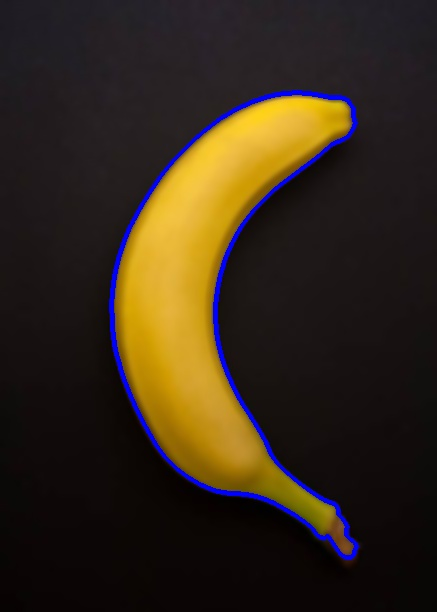
#> input picture f1.jpg, 437 x 612 px
$ python -i 'import numpy as np.py'   (imports and definitions only)
#> lines starting #> are read from the running program, lines starting #| are printed output that depends on the picture; after the words box and inside, x2 and y2 are one past the last pixel; in counts of white or black regions, pixels touching at a corner belong together
#> further down, picture is the input picture: shape (612, 437, 3); mean B, G, R 25.8, 40.6, 52.4
import numpy as np
from PIL import ImageGrab
import cv2


def process_image4(original_image):  # Douglas-peucker approximation
    # Convert to black and white threshold map
    gray = cv2.cvtColor(original_image, cv2.COLOR_BGR2GRAY)
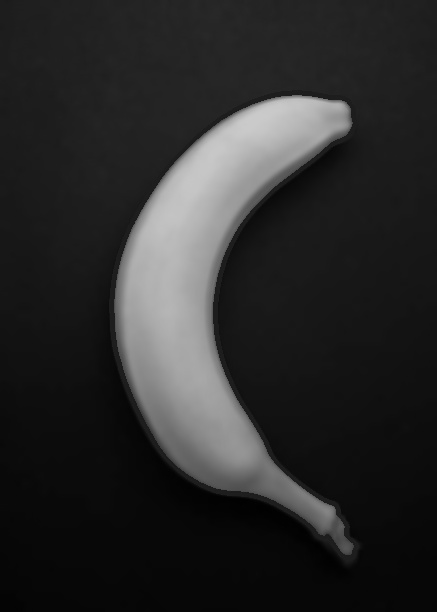
#> gray: shape (612, 437); min 0, max 203, mean 42.5
    gray = cv2.GaussianBlur(gray, (5, 5), 0)
    (thresh, bw) = cv2.threshold(gray, 128, 255, cv2.THRESH_BINARY + cv2.THRESH_OTSU)
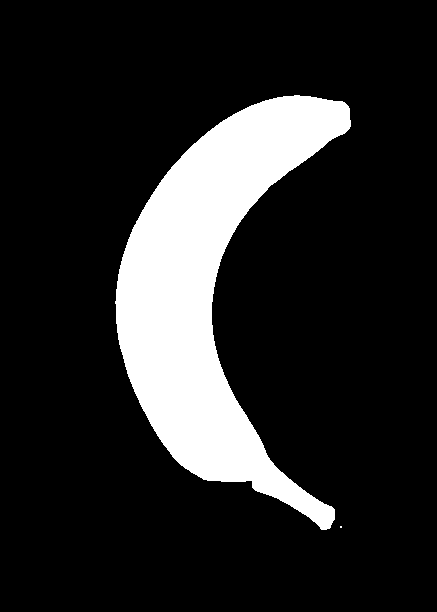
#> bw: shape (612, 437); 15.6% white; 2 white regions (1 under 20 px), largest, box (x1, y1, x2, y2) and area: (115, 95, 351, 530) 41691
#> thresh = 88

    # Convert bw image back to colored so that red, green and blue contour lines are visible, draw contours
    modified_image = cv2.cvtColor(bw, cv2.COLOR_GRAY2BGR)
#> modified_image: shape (612, 437, 3); 15.6% white; 2 white regions (1 under 20 px)
    contours, hierarchy = cv2.findContours(bw, cv2.RETR_TREE, cv2.CHAIN_APPROX_SIMPLE)
#> contours = 2 contours, 1 with area under 20; largest, box (x1, y1, x2, y2) and area: (115, 95, 351, 530) 41144
    cv2.drawContours(modified_image, contours, -1, (255, 0, 0), 3)
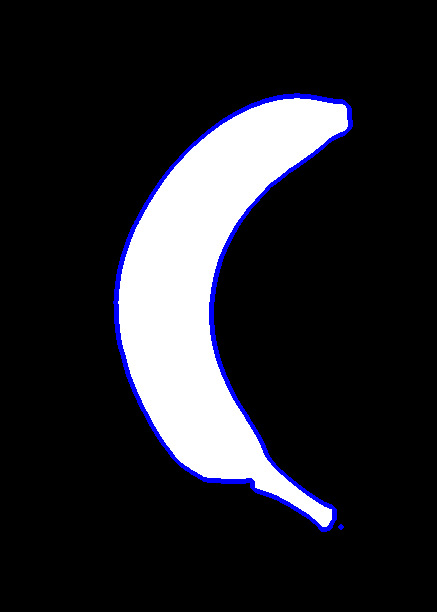
#> modified_image: shape (612, 437, 3); mean B, G, R 41.9, 36.6, 36.6

    # Contour approximation
    try:  # Just to be sure it doesn't crash while testing!
        for cnt in contours:
            epsilon = 0.005 * cv2.arcLength(cnt, True)
            approx = cv2.approxPolyDP(cnt, epsilon, True)
#> this loop made 2 passes
#> (epsilon, approx) on pass 1: (0.02, [[340, 526], [340, 527], [341, 527], [341, 526]])
#> epsilon on pass 2: 6.48
            # cv2.drawContours(modified_image, [approx], -1, (0, 0, 255), 3)
    except:
        pass
    return modified_image


def screen_record():
    while(True):
        screen = np.array(ImageGrab.grab(bbox=(100, 240, 750, 600)))
        image = process_image4(screen)
        cv2.imshow('window', image)
        if cv2.waitKey(25) & 0xFF == ord('q'):
            cv2.destroyAllWindows()
            break

# [1 line not run here, left out]

>>> import cv2
>>> picture = cv2.imread('../f1.jpg')
>>> result = process_image4(picture)

$ run again, on paper.jpg
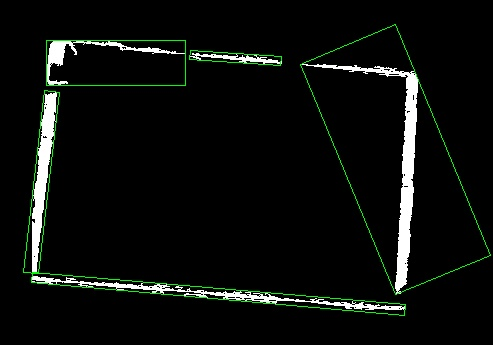
#> input picture paper.jpg, 493 x 345 px
#> picture is the input picture: shape (345, 493, 3); mean B, G, R 12.4, 14.6, 12.4
#> in process_image4, `(thresh, bw) = cv2.threshold(gray, 128, 255, cv2.THRESH_BINARY + cv2.T..`:
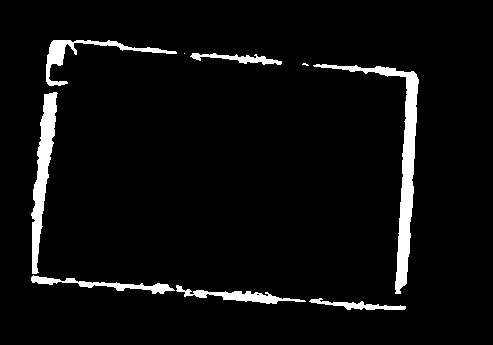
#> bw: shape (345, 493); 5% white; 9 white regions (2 under 20 px), largest, box (x1, y1, x2, y2) and area: (313, 64, 419, 294) 3018, (31, 92, 58, 274) 1964, (46, 40, 177, 86) 1015
#> thresh = 104
#> contours = 10 contours, 3 with area under 20; largest, box (x1, y1, x2, y2) and area: (313, 64, 419, 294) 2698, (31, 92, 58, 274) 1774, (46, 40, 177, 86) 824, (176, 285, 306, 304) 642, (31, 275, 175, 294) 608, (190, 53, 282, 65) 352, (309, 298, 406, 310) 340
#> in process_image4, `cv2.drawContours(modified_image, contours, -1, (255, 0, 0), 3)`:
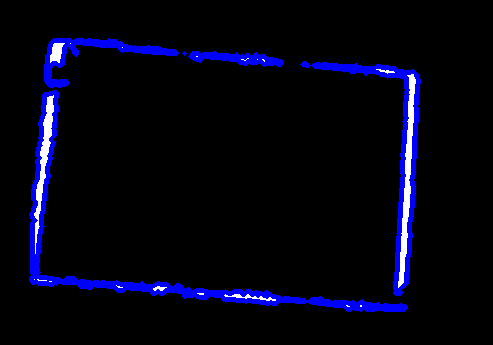
#> modified_image: shape (345, 493, 3); mean B, G, R 20, 3.8, 3.8
#> the loop in process_image4, `for cnt in contours:` made 10 passes
#> epsilon on passes 1 to 8: 1.12, 1.63, 0.0383, 1.65, 2.06, 3.4, 0.0683, 1.11
